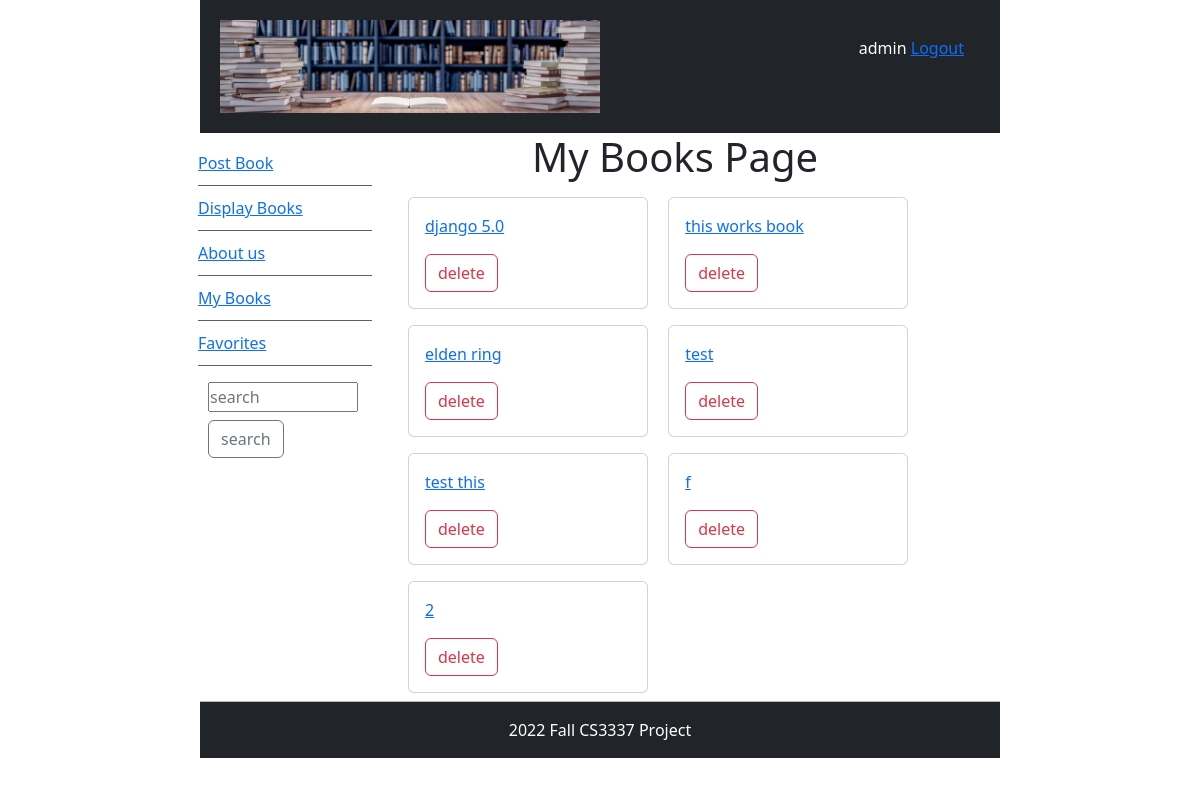
Before: /mybooks (signed in) with the older database file.
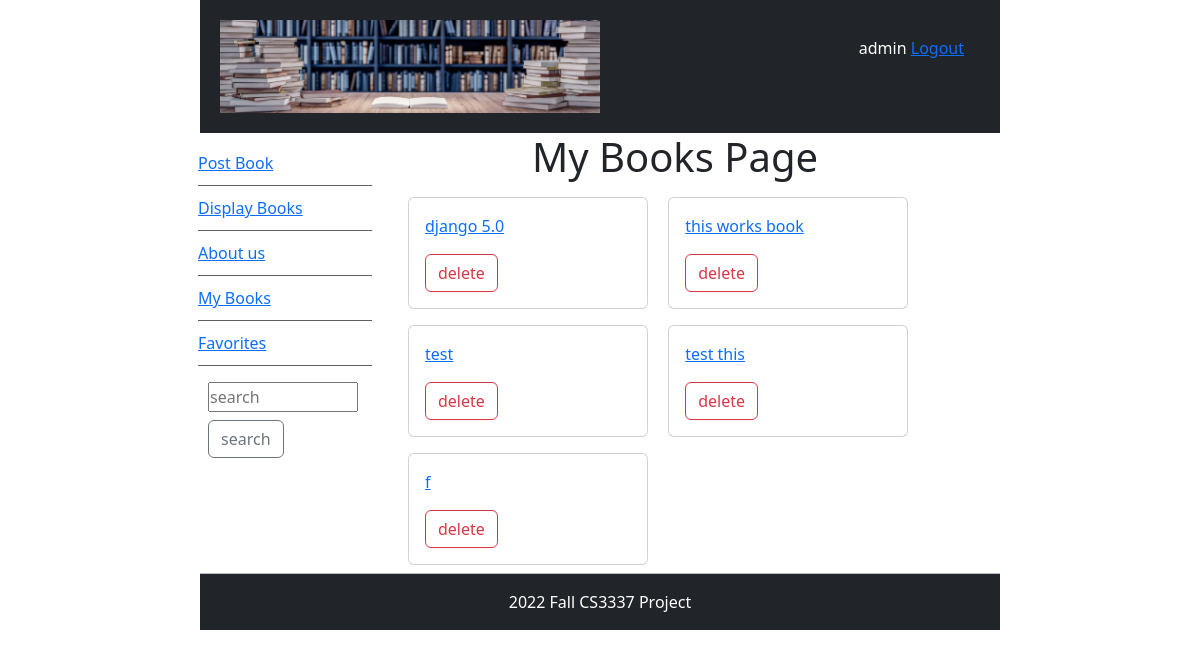
After: the same page with the newer database file.
### bookMng/models.py (models this page shows, shortened)
class MainMenu(models.Model):
    item = models.CharField(max_length=200, unique=True)
    link = models.CharField(max_length=500, unique=True)

class Book(models.Model):
    name = models.CharField(max_length=200)
    web = models.URLField(max_length=200)
    price = models.DecimalField(decimal_places=2, max_digits=8)
    publishdate = models.DateField(auto_now=True)
    picture = models.FileField(upload_to='bookEX/static/uploads')
    pic_path = models.CharField(max_length=300, editable=False, blank=True)
    username = models.ForeignKey(User, blank=True, null=True, on_delete=models.CASCADE)
    favorite = models.ManyToManyField(User, related_name='favorite', blank=True)

### bookMng/views.py (the view)
# urls.py: path('mybooks', views.mybooks, name='mybooks'),
def mybooks(request):
    if request.user.is_authenticated:
        books = Book.objects.filter(username=request.user)
        for b in books:
            b.pic_path = b.picture.url[14:]
        return render(request,
                      'bookMng/mybooks.html',
                      {
                          'item_list': MainMenu.objects.all(),
                          'books': books,
                      })
    else:
        return render(request,
                      'bookMng/mybooks.html',
                      {
                          'item_list': MainMenu.objects.all(),
                      })

### bookEX/templates/bookMng/mybooks.html (shortened to what this page needs)
{% extends "base.html" %}
{% block sidenav %}
    {% for item in item_list %}
    <li>
        <a href="{{item.link}}">{{item.item}} </a>
    </li>
    {% endfor %}
{% endblock sidenav %}
{% block content %}
<h1 align="center"> My Books Page </h1>
{% if user.is_authenticated %}
    {% for book in books %}
    <div class="card m-2" style="display: inline-block; width: 15rem;">
  <div class="card-body">
	 <p class="card-text">
      <a href="book_detail/{{ book.id }}" class="stretched-link text-primary" style="position: relative;">  {{ book.name }}</a>
    </p>
    <p class="card-text">
      <a  class="btn btn-outline-danger" href="book_delete/{{ book.id }}">
                delete
            </a>
    </p>
  </div>
</div>
    {% endfor %}
      {% else %}
you are not logged in to see your books
            <a href="{% url 'login' %}?next=/">login</a>
            {% endif %}
{% endblock content %}

Changed rows visible on the page:
removed Book: name "elden ring"
removed Book: name "2"
